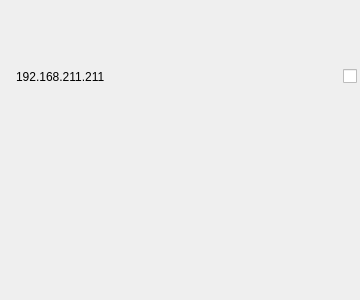
<?xml version="1.0" encoding="UTF-8"?>
<ui version="4.0">
 <class>server_item2</class>
 <widget class="QFrame" name="server_item2">
  <property name="geometry">
   <rect>
    <x>0</x>
    <y>0</y>
    <width>360</width>
    <height>300</height>
   </rect>
  </property>
  <property name="minimumSize">
   <size>
    <width>360</width>
    <height>0</height>
   </size>
  </property>
  <property name="maximumSize">
   <size>
    <width>360</width>
    <height>300</height>
   </size>
  </property>
  <property name="windowTitle">
   <string>Frame</string>
  </property>
  <property name="toolTip">
   <string/>
  </property>
  <property name="toolTipDuration">
   <number>-1</number>
  </property>
  <property name="styleSheet">
   <string notr="true"/>
  </property>
  <property name="frameShape">
   <enum>QFrame::NoFrame</enum>
  </property>
  <layout class="QVBoxLayout" name="verticalLayout">
   <property name="leftMargin">
    <number>3</number>
   </property>
   <property name="topMargin">
    <number>3</number>
   </property>
   <property name="rightMargin">
    <number>3</number>
   </property>
   <property name="bottomMargin">
    <number>3</number>
   </property>
   <item>
    <layout class="QHBoxLayout" name="horizontalLayout_5">
     <property name="spacing">
      <number>6</number>
     </property>
     <item>
      <layout class="QVBoxLayout" name="verticalLayout_2">
       <property name="sizeConstraint">
        <enum>QLayout::SetDefaultConstraint</enum>
       </property>
       <property name="topMargin">
        <number>0</number>
       </property>
       <item>
        <layout class="QHBoxLayout" name="horizontalLayout">
         <item>
          <layout class="QVBoxLayout" name="verticalLayout_4">
           <property name="leftMargin">
            <number>0</number>
           </property>
           <property name="bottomMargin">
            <number>3</number>
           </property>
           <item>
            <widget class="QLabelClicked" name="label_2">
             <property name="maximumSize">
              <size>
               <width>10</width>
               <height>10</height>
              </size>
             </property>
             <property name="text">
              <string/>
             </property>
            </widget>
           </item>
          </layout>
         </item>
         <item>
          <widget class="QLabel" name="label">
           <property name="text">
            <string>192.168.211.211</string>
           </property>
          </widget>
         </item>
         <item>
          <spacer name="horizontalSpacer">
           <property name="orientation">
            <enum>Qt::Vertical</enum>
           </property>
           <property name="sizeHint" stdset="0">
            <size>
             <width>40</width>
             <height>20</height>
            </size>
           </property>
          </spacer>
         </item>
         <item>
          <spacer name="horizontalSpacer_2">
           <property name="orientation">
            <enum>Qt::Horizontal</enum>
           </property>
           <property name="sizeHint" stdset="0">
            <size>
             <width>40</width>
             <height>20</height>
            </size>
           </property>
          </spacer>
         </item>
         <item>
          <widget class="QLabelClicked" name="label_4">
           <property name="text">
            <string/>
           </property>
           <property name="pixmap">
            <pixmap resource="../res.qrc">:/img/prefix1/resources/delete.png</pixmap>
           </property>
          </widget>
         </item>
         <item>
          <widget class="QLabelClicked" name="label_3">
           <property name="text">
            <string/>
           </property>
           <property name="pixmap">
            <pixmap resource="../res.qrc">:/img/prefix1/resources/ok.png</pixmap>
           </property>
          </widget>
         </item>
         <item>
          <widget class="QCheckBox" name="checkBox">
           <property name="toolTip">
            <string>Write</string>
           </property>
           <property name="text">
            <string/>
           </property>
          </widget>
         </item>
        </layout>
       </item>
       <item>
        <layout class="QHBoxLayout" name="horizontalLayout_2">
         <property name="sizeConstraint">
          <enum>QLayout::SetDefaultConstraint</enum>
         </property>
         <property name="topMargin">
          <number>0</number>
         </property>
         <item>
          <layout class="QVBoxLayout" name="verticalLayout_9">
           <property name="leftMargin">
            <number>0</number>
           </property>
          </layout>
         </item>
         <item>
          <layout class="QVBoxLayout" name="verticalLayout_3">
           <property name="spacing">
            <number>0</number>
           </property>
           <property name="leftMargin">
            <number>0</number>
           </property>
          </layout>
         </item>
        </layout>
       </item>
       <item>
        <spacer name="verticalSpacer">
         <property name="orientation">
          <enum>Qt::Vertical</enum>
         </property>
         <property name="sizeHint" stdset="0">
          <size>
           <width>20</width>
           <height>40</height>
          </size>
         </property>
        </spacer>
       </item>
      </layout>
     </item>
    </layout>
   </item>
  </layout>
 </widget>
 <customwidgets>
  <customwidget>
   <class>QLabelClicked</class>
   <extends>QLabel</extends>
   <header>classes/qlabelclicked.h</header>
  </customwidget>
 </customwidgets>
 <resources>
  <include location="../res.qrc"/>
 </resources>
 <connections/>
</ui>
